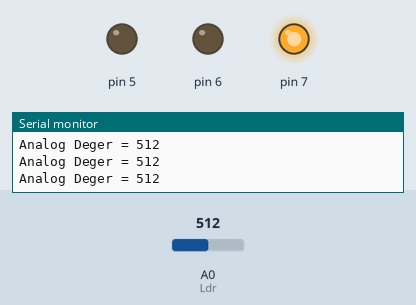
Bench run of a sketch on a simulated Arduino Uno, built with avr-gcc and run on an emulated ATmega328P. Parts: output pins drawn as LEDs (lit = HIGH), the last lines printed to the serial monitor. The test bench sets the inputs (shaded band); at power-on: A0 (Ldr) = 512.

Above: at 1.2 s.
1.3 s: A0 (Ldr) set to 106
2.9 s: A0 (Ldr) set to 90
At 4.4 s:
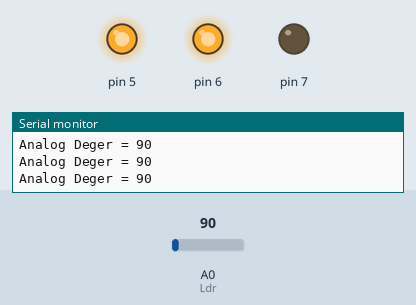
4.7 s: A0 (Ldr) set to 63
6.2 s: A0 (Ldr) set to 54
At 7.7 s:
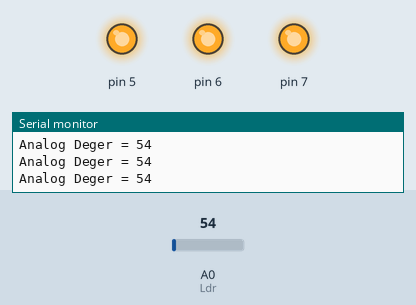
8.0 s: A0 (Ldr) set to 70
At 8.6 s:
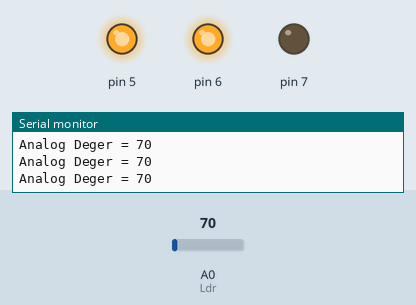
9.7 s: A0 (Ldr) set to 50
At 10.6 s:
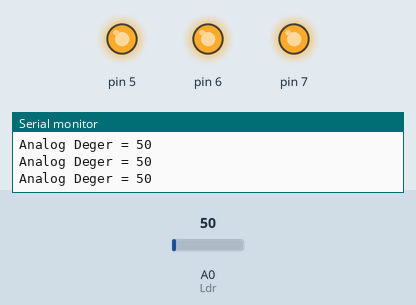
Timing chart, 0 to 12.5 s (numbered marks = the images above; inputs shaded):
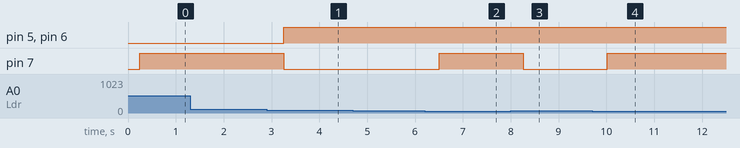

The sketch:

three_led_and_ldr_combination_code.ino
```cpp
#define Ldr A0
void setup()
{
Serial.begin(9600);
pinMode(5,OUTPUT);
pinMode(6,OUTPUT);
pinMode(7,OUTPUT);
}
void loop()
{
int Ldr_deger = analogRead(Ldr);
Serial.print("Analog Deger = ");
Serial.println(Ldr_deger);
delay(250);
if( Ldr_deger<=60&& Ldr_deger>=0){
    digitalWrite(5, 1);
   digitalWrite(6, 1);
   digitalWrite(7, 1);

  }

 else if( Ldr_deger<=100&& Ldr_deger>50){
    digitalWrite(5, 1);
    digitalWrite(6, 1);
    digitalWrite(7, 0);
  }

 else if(Ldr_deger>100){
    digitalWrite(5, 0);
    digitalWrite(6, 0);
    digitalWrite(7, 1);
  }

}
```

Measured:
- the behaviour switches between 101 and 100 on A0 (Ldr) (found by bisection; images 0 and 1)
- the behaviour switches between 61 and 60 on A0 (Ldr) (found by bisection; images 1 and 2)
- after the input at 2.9 s, pin 5, pin 6: LOW → HIGH after 0.36 s; pin 7: HIGH → LOW after 0.36 s
- after the input at 6.2 s, pin 7: LOW → HIGH after 0.31 s
- after the input at 8.0 s, pin 7: HIGH → LOW after 0.26 s
- after the input at 9.7 s, pin 7: LOW → HIGH after 0.32 s
